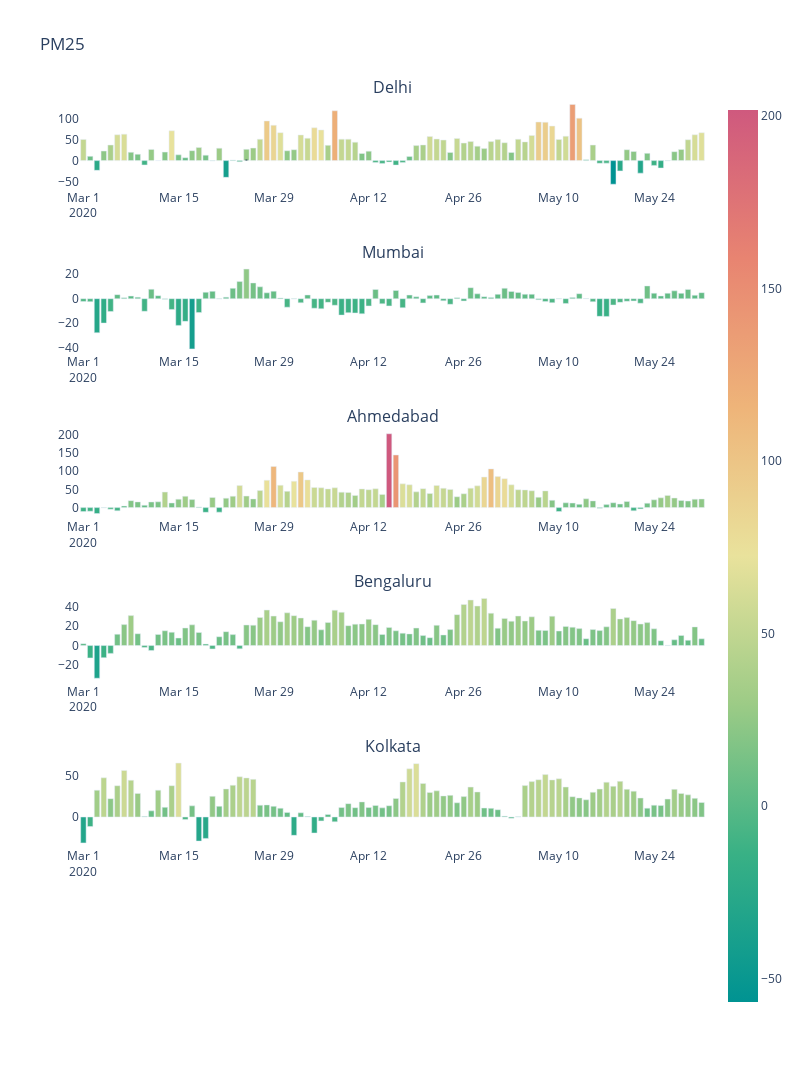

The notebook cell this image was saved under:
### Code cell
plot = make_subplots(
    rows=6, cols=1,
    subplot_titles=('Delhi','Mumbai','Ahmedabad','Bengaluru','Kolkata'))

plot.add_trace(go.Bar(x=PM25.index, y=PM25['Delhi'],
                    marker=dict(color=PM25['Delhi'],coloraxis="coloraxis")),1,1)

plot.add_trace(go.Bar(x=PM25.index, y=PM25['Mumbai'],
                    marker=dict(color=PM25['Mumbai'],coloraxis="coloraxis")),2,1)

plot.add_trace(go.Bar(x=PM25.index, y=PM25['Ahmedabad'],
                    marker=dict(color=PM25['Ahmedabad'],coloraxis="coloraxis")),3,1)

plot.add_trace(go.Bar(x=PM25.index, y=PM25['Bengaluru'],
                    marker=dict(color=PM25['Bengaluru'],coloraxis="coloraxis")),4,1)

plot.add_trace(go.Bar(x=PM25.index, y=PM25['Kolkata'],
                    marker=dict(color=PM25['Kolkata'],coloraxis="coloraxis")),5,1)


plot.update_layout(coloraxis=dict(colorscale='Temps'),showlegend=False,title_text="PM25")

plot.update_layout(plot_bgcolor='white')

plot.update_layout( width=800,height=1200,shapes=[
      dict(
      type= 'line',
#       yref= 'paper', y0= 0, y1= 1,
      xref= 'x', x0= '2020-03-25', x1= '2020-03-25'
    )
])
